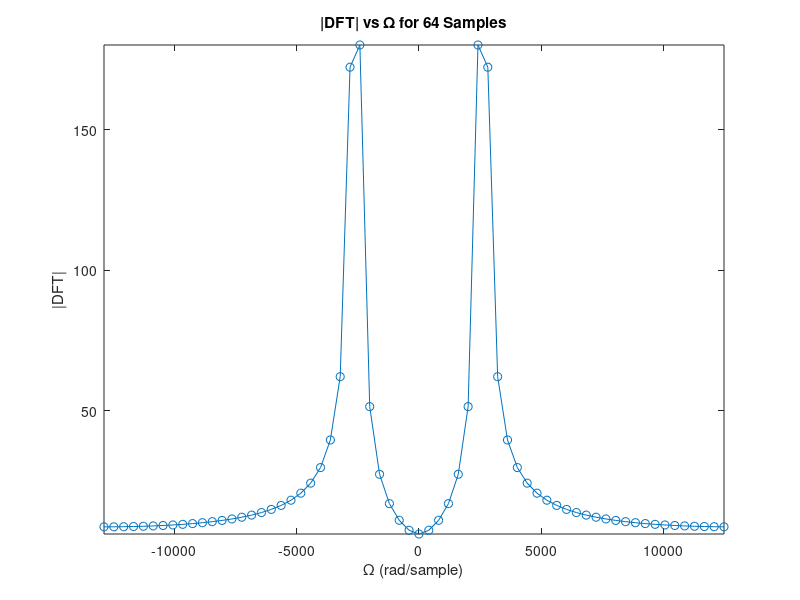

Recreate this plot in MATLAB.
clear;
close all;
clc;

Fs = 20000;
T = 1/Fs;
t = (1:64)*T;
x = 5*cos(2*pi*2000*t) + 4*cos(2*pi*2050*t);
X = fftshift(fft(x));
omega = ((-64/2):((64/2)-1))*2*pi*64;

plot(omega, abs(X), '-o')
title('|DFT| vs \Omega for 64 Samples')
xlabel('\Omega (rad/sample)')
ylabel('|DFT|')
xlim tight
ylim tight